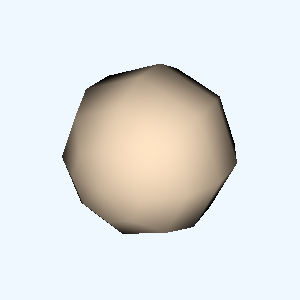

Generate this figure with Python:
#!/usr/bin/env python

# Display four geometric objects in separate render windows sharing one camera.

# Factory overrides: importing these modules registers the OpenGL rendering
# and interaction style implementations for vtkRenderingCore factory classes.
import vtkmodules.vtkInteractionStyle  # noqa: F401
import vtkmodules.vtkRenderingOpenGL2  # noqa: F401

# VTK pipeline classes used in this example
from vtkmodules.vtkFiltersSources import (
    vtkConeSource,
    vtkCubeSource,
    vtkCylinderSource,
    vtkSphereSource,
)
from vtkmodules.vtkRenderingCore import (
    vtkActor,
    vtkPolyDataMapper,
    vtkRenderWindow,
    vtkRenderWindowInteractor,
    vtkRenderer,
)

# Colors (normalized RGB)
alice_blue = (0.941, 0.973, 1.000)
ghost_white = (0.973, 0.973, 1.000)
white_smoke = (0.961, 0.961, 0.961)
seashell = (1.000, 0.961, 0.933)
bisque = (1.000, 0.894, 0.769)
rosy_brown = (0.737, 0.561, 0.561)
goldenrod = (0.855, 0.647, 0.125)
chocolate = (0.824, 0.412, 0.118)

# Sources: create four geometric objects
sphere = vtkSphereSource()
sphere.SetCenter(0.0, 0.0, 0.0)

cone = vtkConeSource()
cone.SetCenter(0.0, 0.0, 0.0)
cone.SetDirection(0, 1, 0)

cube = vtkCubeSource()
cube.SetCenter(0.0, 0.0, 0.0)

cylinder = vtkCylinderSource()
cylinder.SetCenter(0.0, 0.0, 0.0)

# Window layout parameters
width, height = 300, 300
dx, dy = 20, 40
w, h = width + dx, height + dy

# Mapper: sphere
mapper_0 = vtkPolyDataMapper()
mapper_0.SetInputConnection(sphere.GetOutputPort())

# Actor: sphere
actor_0 = vtkActor()
actor_0.SetMapper(mapper_0)
actor_0.GetProperty().SetColor(bisque)

# Mapper: cone
mapper_1 = vtkPolyDataMapper()
mapper_1.SetInputConnection(cone.GetOutputPort())

# Actor: cone
actor_1 = vtkActor()
actor_1.SetMapper(mapper_1)
actor_1.GetProperty().SetColor(rosy_brown)

# Mapper: cube
mapper_2 = vtkPolyDataMapper()
mapper_2.SetInputConnection(cube.GetOutputPort())

# Actor: cube
actor_2 = vtkActor()
actor_2.SetMapper(mapper_2)
actor_2.GetProperty().SetColor(goldenrod)

# Mapper: cylinder
mapper_3 = vtkPolyDataMapper()
mapper_3.SetInputConnection(cylinder.GetOutputPort())

# Actor: cylinder
actor_3 = vtkActor()
actor_3.SetMapper(mapper_3)
actor_3.GetProperty().SetColor(chocolate)

# Renderer 0: sphere
renderer_0 = vtkRenderer()
renderer_0.AddActor(actor_0)
renderer_0.SetBackground(alice_blue)
renderer_0.ResetCamera()

camera = renderer_0.GetActiveCamera()
camera.Azimuth(30)
camera.Elevation(30)

# Renderer 1: cone
renderer_1 = vtkRenderer()
renderer_1.SetActiveCamera(camera)
renderer_1.AddActor(actor_1)
renderer_1.SetBackground(ghost_white)
renderer_1.ResetCamera()

# Renderer 2: cube
renderer_2 = vtkRenderer()
renderer_2.SetActiveCamera(camera)
renderer_2.AddActor(actor_2)
renderer_2.SetBackground(white_smoke)
renderer_2.ResetCamera()

# Renderer 3: cylinder
renderer_3 = vtkRenderer()
renderer_3.SetActiveCamera(camera)
renderer_3.AddActor(actor_3)
renderer_3.SetBackground(seashell)
renderer_3.ResetCamera()

# Window 0: sphere
render_window_0 = vtkRenderWindow()
render_window_0.AddRenderer(renderer_0)
render_window_0.SetWindowName("MultipleRenderWindows 0")
render_window_0.SetMultiSamples(0)
render_window_0.SetSize(width, height)
render_window_0.SetPosition(0 * w, h - 0 * h)

# Window 1: cone
render_window_1 = vtkRenderWindow()
render_window_1.AddRenderer(renderer_1)
render_window_1.SetWindowName("MultipleRenderWindows 1")
render_window_1.SetMultiSamples(0)
render_window_1.SetSize(width, height)
render_window_1.SetPosition(1 * w, h - 0 * h)

# Window 2: cube
render_window_2 = vtkRenderWindow()
render_window_2.AddRenderer(renderer_2)
render_window_2.SetWindowName("MultipleRenderWindows 2")
render_window_2.SetMultiSamples(0)
render_window_2.SetSize(width, height)
render_window_2.SetPosition(0 * w, h - 1 * h)

# Window 3: cylinder
render_window_3 = vtkRenderWindow()
render_window_3.AddRenderer(renderer_3)
render_window_3.SetWindowName("MultipleRenderWindows 3")
render_window_3.SetMultiSamples(0)
render_window_3.SetSize(width, height)
render_window_3.SetPosition(1 * w, h - 1 * h)

# Interactor 0: sphere
interactor_0 = vtkRenderWindowInteractor()
interactor_0.SetRenderWindow(render_window_0)

# Interactor 1: cone
interactor_1 = vtkRenderWindowInteractor()
interactor_1.SetRenderWindow(render_window_1)

# Interactor 2: cube
interactor_2 = vtkRenderWindowInteractor()
interactor_2.SetRenderWindow(render_window_2)

# Interactor 3: cylinder
interactor_3 = vtkRenderWindowInteractor()
interactor_3.SetRenderWindow(render_window_3)

# Launch the interactive visualization
interactor_0.Initialize()
interactor_0.Start()
